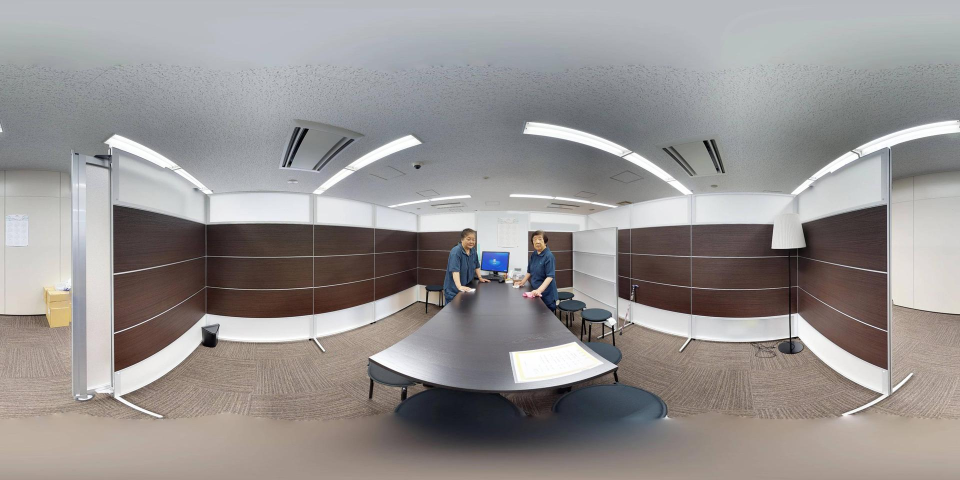
#> input picture bfov/eswa_frame/7PhJB.jpg, 1920 x 960 px (shown at 1/2 size)
$ python draw_bfov_7PhJB_orig.py
#> lines starting #> are read from the running program, lines starting #| are printed output that depends on the picture
### bfov/lib/ImageRecorder.py
#!/usr/bin/env python
# encoding: utf-8

import cv2
import numpy as np

from scipy.interpolate import RegularGridInterpolator as interp2d

class ImageRecorder(object):

    """
    Record normal view video given 360 degree video.
    """
    def __init__(self, sphereW, sphereH, view_angle_w=64, view_angle_h=64, long_side=640):
        self.sphereW = sphereW
        self.sphereH = sphereH
        fov_w, fov_h = view_angle_w, view_angle_h
        self._long_side = long_side

        if fov_w >= fov_h:
            self._imgW = long_side
            self._imgH = int(np.tan(fov_h / 360 * np.pi) * self._imgW / float(np.tan(fov_w / 360 * np.pi)))
        else:
            self._imgH = long_side
            self._imgW = int(np.tan(fov_w / 360 * np.pi) * self._imgH / float(np.tan(fov_h / 360 * np.pi)))
        TX, TY = self._meshgrid()
        R, ANGy = self._compute_radius(view_angle_w, TY)

        self._R = R
        self._ANGy = ANGy
        self._Z = TX

    def _meshgrid(self):
        """Construct mesh point
        :returns: TX, TY

        """
        if self._imgW >= self._imgH:
            offset = int((self._imgW - self._imgH)/2)
            TX, TY = np.meshgrid(range(self._imgW), range(offset, self._imgH + offset))
        else:
            offset = int((self._imgH - self._imgW)/2)
            TX, TY = np.meshgrid(range(offset, self._imgW + offset), range(self._imgH))

        TX = TX.astype(np.float64) - 0.5
        TX -= self._long_side/2

        TY = TY.astype(np.float64) - 0.5
        TY -= self._long_side/2
        return TX, TY

    def _compute_radius(self, view_angle, TY):
        _view_angle = np.pi * view_angle / 180.
        r = self._imgW/2 / np.tan(_view_angle/2)
        R = np.sqrt(np.power(TY, 2) + r**2)
        ANGy = np.arctan(-TY/r)

        return R, ANGy

    # [4 lines left out: function catch, not called in this run]

    def _sample_points(self, x, y, border_only=False):
        angle_x, angle_y = self._direct_camera(x, y, border_only)
        Px = (angle_x + np.pi) / (2*np.pi) * self.sphereW + 0.5
        Py = (np.pi/2 - angle_y) / np.pi * self.sphereH + 0.5
        INDx = Px < 1
        Px[INDx] += self.sphereW
        return Px, Py  # array

    def _direct_camera(self, rotate_x, rotate_y, border_only=False):
        if border_only:
            angle_y = np.hstack([self._ANGy[0,:], self._ANGy[-1,:], self._ANGy[:,0], self._ANGy[:,-1]]) + rotate_y
            Z = np.hstack([self._Z[0,:], self._Z[-1,:], self._Z[:,0], self._Z[:,-1]])
            R = np.hstack([self._R[0,:], self._R[-1,:], self._R[:,0], self._R[:,-1]])
        else:
            angle_y = self._ANGy + rotate_y
            Z = self._Z  # Z = TX
            R = self._R

        X = np.sin(angle_y) * R
        Y = - np.cos(angle_y) * R

        INDn = np.abs(angle_y) > np.pi/2

        angle_x = np.arctan(Z / -Y)
        RZY = np.linalg.norm(np.stack((Y, Z), axis=0), axis=0)
        angle_y = np.arctan(X / RZY)

        angle_x[INDn] += np.pi
        angle_x += rotate_x

        INDy = angle_y < -np.pi/2
        angle_y[INDy] = -np.pi -angle_y[INDy]
        angle_x[INDy] = angle_x[INDy] + np.pi

        INDx = angle_x <= -np.pi
        angle_x[INDx] += 2*np.pi
        INDx = angle_x > np.pi
        angle_x[INDx] -= 2*np.pi
        return angle_x, angle_y

    # [36 lines left out: functions _warp_image, draw_BFoV, not called in this run]

### bfov/eswa_frame/draw_bfov_7PhJB_orig.py
#!/usr/bin/env python3
"""
绘制图像 7PhJB.jpg 上的 person 和 chair 的原始 BFoV 标注及抖动效果图
参考 P2BFoV.py 中的提案抖动逻辑

使用方法：
conda run -n pointobb python draw_bfov_7PhJB_orig.py
"""

import os
import sys
import numpy as np
import cv2
import math

# 添加sphdet路径到Python路径
sys.path.append(os.path.join(os.path.dirname(__file__), '../../sphdet/visualizers'))
from ImageRecorder import ImageRecorder as BFoV

# 图像 7PhJB.jpg 的原始 BFoV 标注（硬编码）
# 格式: [category_id, theta, phi, fov_x, fov_y]
# theta: 经度 (-π ~ π) - 弧度
# phi: 纬度 (-π/2 ~ π/2) - 弧度
# fov_x: 水平视场角（弧度）
# fov_y: 垂直视场角（弧度）
BFoV_ANNOTATIONS = [
    [1, 0.14562590946327697, -0.011453723216212833, 0.3490658503988659, 0.4188790204786391],
    [8, 0.07363107781851078, -0.2503456645829367, 0.13962634015954636, 0.06981317007977318],
    [21, 0.0867210472084682, -0.15871587885323438, 0.20943951023931956, 0.2792526803190927],
    [25, 0.8492117641734908, -1.0750137361502572, 0.3490658503988659, 0.2792526803190927],
    [25, -0.14562590946327697, -1.0651962591077895, 0.3490658503988659, 0.2792526803190927],
    [25, -0.5743224069843842, -0.9179341034707679, 0.20943951023931956, 0.2792526803190927],
    [25, 0.8197593330460868, -0.7968518866136611, 0.20943951023931956, 0.2792526803190927],
    [25, 0.7870344095711929, -0.5710499146368947, 0.20943951023931956, 0.2792526803190927],
    [25, 0.6103198228067673, -0.502327575339618, 0.13962634015954636, 0.20943951023931956],
    [25, 0.5612324375944268, -0.36815538909255385, 0.13962634015954636, 0.06981317007977318],
    [25, -0.3027055421427664, -0.3779728661350221, 0.13962634015954636, 0.20943951023931956],
    [28, -2.541090307825494, -0.2372556951929793, 0.2792526803190927, 2.0943951023931953],
    [31, 0.1390809247682979, -0.2601631416254046, 0.06981317007977318, 0.06981317007977318],
    [34, -0.0801760625134895, -0.16853335589570229, 0.2792526803190927, 0.4886921905584123],
    [34, 0.3550654197025965, -0.1947132946756175, 0.2792526803190927, 0.5585053606381855],
    [36, 0.0703585854710216, -0.6594072080191075, 1.117010721276371, 0.8377580409572782],
]

# 类别名称映射
CATEGORY_NAMES = {
    0: 'toilet',
    1: 'board',
    2: 'mirror',
    3: 'bed',
    4: 'potted plant',
    5: 'book',
    6: 'clock',
    7: 'phone',
    8: 'keyboard',
    9: 'tv',
    10: 'fan',
    11: 'backpack',
    12: 'light',
    13: 'refrigerator',
    14: 'bathtub',
    15: 'wine glass',
    16: 'airconditioner',
    17: 'cabinet',
    18: 'sofa',
    19: 'bowl',
    20: 'sink',
    21: 'computer',
    22: 'cup',
    23: 'bottle',
    24: 'washer',
    25: 'chair',
    26: 'picture',
    27: 'window',
    28: 'door',
    29: 'heater',
    30: 'fireplace',
    31: 'mouse',
    32: 'oven',
    33: 'microwave',
    34: 'person',
    35: 'vase',
    36: 'table',
}

# 抖动参数（参考P2BFoV.py）
SHAKE_RATIO = 1.4  # 抖动比例（固定值）

# 扩展提案参数
SCALE_FACTORS = [2.0, 4.0]  # 面积尺度因子
ASPECT_RATIOS = [0.5, 1.0, 2.0]  # fovx/fovy比例

def constrain_spherical_coords(coords):
    """
    约束球面坐标在有效范围内
    参考 P2BFoV.py 中的实现

    参数:
    coords: 坐标张量，形状 [..., 2]，其中[...,0]是经度(lambda), [...,1]是纬度(phi)

    返回:
    约束后的坐标
    """
    # coords[..., 0] 是经度 lambda: [-π, π]
    # coords[..., 1] 是纬度 phi: [-π/2, π/2]

    # 获取经度和纬度
    lambda_coords = coords[..., 0]
    phi_coords = coords[..., 1]

    # 约束纬度 phi: [-π/2, π/2]
    # 使用取余运算处理纬度跨越
    phi_coords = np.mod(phi_coords + np.pi/2, np.pi) - np.pi/2

    # 约束经度 lambda: [-π, π]
    # 使用取余运算处理经度跨越
    lambda_coords = np.mod(lambda_coords + np.pi, 2*np.pi) - np.pi

    # 复制coords并更新
    constrained_coords = coords.copy()
    constrained_coords[..., 0] = lambda_coords
    constrained_coords[..., 1] = phi_coords

    return constrained_coords


def expand_proposals(proposals, scale_factors, aspect_ratios):
    """
    对BFoV提案进行尺度扩展

    参数:
    proposals: 提案列表，每个元素为 [category_id, theta, phi, fov_x, fov_y]
    scale_factors: 面积尺度因子列表（相对于当前面积）
    aspect_ratios: fovx/fovy比例列表

    返回:
    expanded_proposals: 扩展后的提案列表
    """
    expanded_proposals = []

    for proposal in proposals:
        category_id, theta, phi, fov_x, fov_y = proposal

        # 当前面积
        current_area = fov_x * fov_y

        # 生成所有尺度和比例的组合
        for scale in scale_factors:
            for aspect_ratio in aspect_ratios:
                # 新面积 = scale * 当前面积
                new_area = scale * current_area

                # 根据比例计算新的fov_x和fov_y
                # fov_x / fov_y = aspect_ratio
                # fov_x * fov_y = new_area
                # => fov_x = sqrt(aspect_ratio * new_area)
                # => fov_y = fov_x / aspect_ratio
                new_fov_x = np.sqrt(aspect_ratio * new_area)
                new_fov_y = new_fov_x / aspect_ratio

                # 确保FOV不超过pi
                new_fov_x = min(new_fov_x, np.pi - 1e-6)
                new_fov_y = min(new_fov_y, np.pi - 1e-6)

                expanded_proposals.append([category_id, theta, phi, new_fov_x, new_fov_y])

    return expanded_proposals


def shake_bfov_proposals_horizontal(proposals, ratio):
    """
    对BFoV提案进行水平抖动（左/右）（参考P2BFoV.py的fine_proposals_from_cfg函数）

    参数:
    proposals: 提案列表，每个元素为 [category_id, theta, phi, fov_x, fov_y]
    ratio: 抖动比例（单个值）

    返回:
    shaken_proposals: 抖动后的提案列表，只包含左右抖动提案（不包含原始提案）
    """
    shaken_proposals = []

    for proposal in proposals:
        category_id, lambda0, phi0, fov_x, fov_y = proposal

        # ========== 水平抖动（左/右）：沿着纬线方向 ==========
        alpha = ratio * fov_x  # 水平抖动角度

        # 计算新纬度 phi2
        sin_phi2 = np.sin(phi0) * np.cos(alpha)
        # 限制范围避免浮点误差
        sin_phi2 = np.clip(sin_phi2, -1.0 + 1e-6, 1.0 - 1e-6)
        phi2 = np.arcsin(sin_phi2)

        # 计算经度变化量 delta_lambda
        cos_phi0 = np.cos(phi0) + 1e-8  # 避免除零
        delta_lambda = np.arctan2(np.sin(alpha), cos_phi0 * np.cos(alpha))

        # 左抖动和右抖动
        lambda2_l = lambda0 + delta_lambda  # 向左
        lambda2_r = lambda0 - delta_lambda  # 向右

        # 创建左右抖动后的坐标
        shaken_centers = [
            [lambda2_l, phi2],   # 左
            [lambda2_r, phi2],   # 右
        ]

        # 约束坐标到有效范围
        for shaken_center in shaken_centers:
            shaken_center = constrain_spherical_coords(np.array([shaken_center]))[0]
            shaken_proposals.append([category_id, shaken_center[0], shaken_center[1], fov_x, fov_y])

    return shaken_proposals


def shake_bfov_proposals_vertical(proposals, ratio):
    """
    对BFoV提案进行垂直抖动（上/下）（参考P2BFoV.py的fine_proposals_from_cfg函数）

    参数:
    proposals: 提案列表，每个元素为 [category_id, theta, phi, fov_x, fov_y]
    ratio: 抖动比例（单个值）

    返回:
    shaken_proposals: 抖动后的提案列表，只包含上下抖动提案（不包含原始提案）
    """
    shaken_proposals = []

    for proposal in proposals:
        category_id, lambda0, phi0, fov_x, fov_y = proposal

        # ========== 垂直抖动（上/下）：沿着经线方向 ==========
        phi_t = phi0 + ratio * fov_y  # 向上
        phi_d = phi0 - ratio * fov_y  # 向下

        # 创建上下抖动后的坐标
        shaken_centers = [
            [lambda0, phi_t],    # 上
            [lambda0, phi_d],    # 下
        ]

        # 约束坐标到有效范围
        for shaken_center in shaken_centers:
            shaken_center = constrain_spherical_coords(np.array([shaken_center]))[0]
            shaken_proposals.append([category_id, shaken_center[0], shaken_center[1], fov_x, fov_y])

    return shaken_proposals


def draw_bfov_on_image(img, bfov_annotations, img_w, img_h):
    """
    在图像上绘制多个BFoV

    参数:
    img: 输入图像
    bfov_annotations: BFoV标注列表
    img_w: 图像宽度
    img_h: 图像高度

    返回:
    img: 绘制后的图像
    """
    category_colors = {
        25: (0, 255, 255), # chair - 黄色
        34: (128, 0, 0),   # person - 深蓝色
    }

    for i, ann in enumerate(bfov_annotations):
        category_id, theta, phi, fov_x, fov_y = ann

        theta_deg = theta * 180 / np.pi
        phi_deg = phi * 180 / np.pi
        fov_x_deg = fov_x * 180 / np.pi
        fov_y_deg = fov_y * 180 / np.pi

        category_name = CATEGORY_NAMES.get(category_id, f'category_{category_id}')

        print(f"  绘制BFoV {i+1}: {category_name}")
        print(f"    中心: ({theta_deg:.2f}°, {phi_deg:.2f}°)")
        print(f"    FOV:  ({fov_x_deg:.2f}° x {fov_y_deg:.2f}°)")

        color = category_colors.get(category_id, (128, 128, 128))

        try:
            bfov = BFoV(img_w, img_h,
                       view_angle_w=fov_x_deg,
                       view_angle_h=fov_y_deg,
                       long_side=img_w)

            px, py = bfov._sample_points(theta, phi, border_only=True)

            for j in range(px.shape[0]):
                x, y = int(px[j]), int(py[j])
                if 0 <= y < img_h and 0 <= x < img_w:
                    cv2.circle(img, (x, y), 1, color, -1, lineType=cv2.LINE_AA)

        except Exception as e:
            print(f"  绘制BFoV {i+1}失败: {e}")
            import traceback
            traceback.print_exc()

    return img


def main():
    img_path = './7PhJB.jpg'

    # 创建输出文件夹
    output_dir = './bfov_shaken_output'
    if not os.path.exists(output_dir):
        os.makedirs(output_dir)
        print(f"创建输出文件夹: {os.path.abspath(output_dir)}")

    output_path_orig = os.path.join(output_dir, '7PhJB_bfov_orig.jpg')
    output_path_horizontal = os.path.join(output_dir, '7PhJB_bfov_shaken_horizontal.jpg')
    output_path_vertical = os.path.join(output_dir, '7PhJB_bfov_shaken_vertical.jpg')

    if not os.path.exists(img_path):
        print(f"错误: 图像文件不存在: {img_path}")
        return

    img = cv2.imread(img_path)
#> img is the input picture: shape (960, 1920, 3); mean B, G, R 145.2, 146.2, 150.3
    if img is None:
        print(f"错误: 无法读取图像: {img_path}")
        return

    img_h, img_w = img.shape[:2]
#> img_h = 960; img_w = 1920
    print(f"图像尺寸: {img_w} x {img_h}")
#| 图像尺寸: 1920 x 960

    # 只绘制一个 person (34) 和一个 chair (25) 的原始标注
    # 将fov_x和fov_y都乘以0.5（缩小一半）
    person_ann = BFoV_ANNOTATIONS[13].copy()
    chair_ann = BFoV_ANNOTATIONS[3].copy()

    # person的FOV缩小一半
    person_ann[3] *= 0.5  # fov_x
    person_ann[4] *= 0.5  # fov_y

    # chair的FOV缩小一半
    chair_ann[3] *= 0.5  # fov_x
    chair_ann[4] *= 0.5  # fov_y

    selected_annotations = [
        person_ann,   # person (FOV缩小一半)
        chair_ann,    # chair (FOV缩小一半)
    ]

    print(f"原始标注总数: {len(BFoV_ANNOTATIONS)}")
    print(f"选择的标注数量: {len(selected_annotations)} (1 person + 1 chair)")
    print(f"抖动比例: {SHAKE_RATIO}")
    print(f"尺度因子: {SCALE_FACTORS}")
    print(f"宽高比: {ASPECT_RATIOS}")

    # ========== 绘制原始BFoV（带扩展提案）==========
    print("\n=== 绘制原始BFoV（带扩展提案）===")
    # 对原始提案进行尺度扩展
    expanded_orig_proposals = expand_proposals(selected_annotations, SCALE_FACTORS, ASPECT_RATIOS)
    print(f"扩展后提案数: {len(expanded_orig_proposals)} (每个原始提案 × {len(SCALE_FACTORS)}尺度 × {len(ASPECT_RATIOS)}比例)")

    img_with_orig = draw_bfov_on_image(img.copy(), expanded_orig_proposals, img_w, img_h)
    cv2.imwrite(output_path_orig, img_with_orig)
    print(f"原始BFoV扩展图像保存到: {os.path.abspath(output_path_orig)}")

    # ========== 对每个BFoV进行水平抖动（左/右）==========
    print("\n=== 对每个BFoV进行水平抖动（左/右）===")
    all_horizontal_shaken = []

    for i, proposal in enumerate(selected_annotations):
        category_id = proposal[0]
        category_name = CATEGORY_NAMES.get(category_id, f'category_{category_id}')
        print(f"\n原始提案 {i+1}: {category_name}")
        print(f"  中心: ({proposal[1]*180/np.pi:.2f}°, {proposal[2]*180/np.pi:.2f}°)")
        print(f"  FOV:  ({proposal[3]*180/np.pi:.2f}° x {proposal[4]*180/np.pi:.2f}°)")

        # 使用原始FOV进行抖动（得到抖动后的中心位置）
        shaken_centers = shake_bfov_proposals_horizontal([proposal], SHAKE_RATIO)

        # 对每个抖动后的中心，应用所有尺度扩展
        for shaken_center in shaken_centers:
            shaken_proposal = shaken_center.copy()
            # 扩展提案：保持抖动后的中心，改变FOV大小
            expanded_proposals = expand_proposals([shaken_proposal], SCALE_FACTORS, ASPECT_RATIOS)
            all_horizontal_shaken.extend(expanded_proposals)

        print(f"  左右抖动提案数: {len(shaken_centers) * len(SCALE_FACTORS) * len(ASPECT_RATIOS)} (2方向 × {len(SCALE_FACTORS)}尺度 × {len(ASPECT_RATIOS)}比例)")

    # ========== 绘制水平抖动后的BFoV ==========
    print(f"\n=== 绘制水平抖动后的BFoV ===")
    print(f"总提案数: {len(all_horizontal_shaken)}")

    img_with_horizontal = draw_bfov_on_image(img.copy(), all_horizontal_shaken, img_w, img_h)
#> call 2 of draw_bfov_on_image, with img_w = 1920, img_h = 960
#> after the loop in draw_bfov_on_image (call 2), `for i, ann in enumerate(bfov_annotations):`:
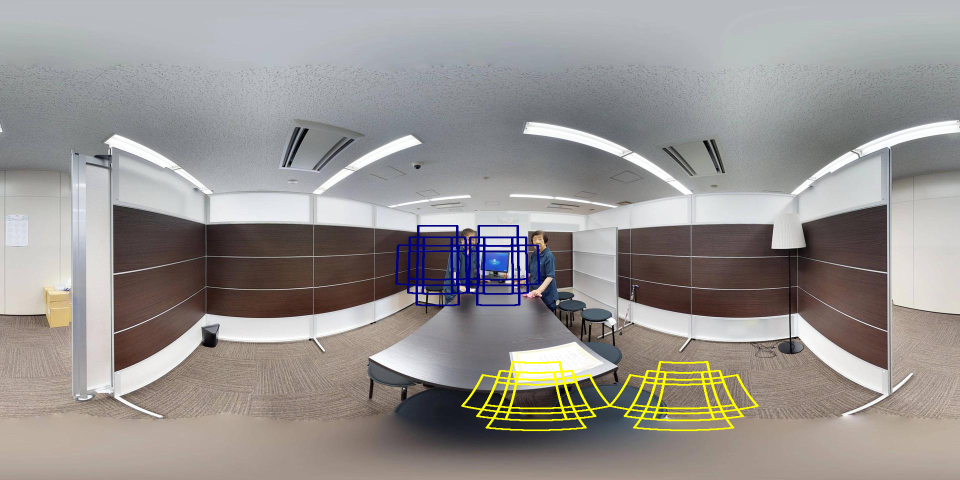
#> img: shape (960, 1920, 3) (shown at 1/2 size); mean of channels 0, 1, 2 144.2, 146.7, 150.8; drawn as B, G, R
    cv2.imwrite(output_path_horizontal, img_with_horizontal)
    print(f"水平抖动后BFoV图像保存到: {os.path.abspath(output_path_horizontal)}")

    # ========== 对每个BFoV进行垂直抖动（上/下）==========
    print("\n=== 对每个BFoV进行垂直抖动（上/下）===")
    all_vertical_shaken = []

    for i, proposal in enumerate(selected_annotations):
        category_id = proposal[0]
        category_name = CATEGORY_NAMES.get(category_id, f'category_{category_id}')
        print(f"\n原始提案 {i+1}: {category_name}")
        print(f"  中心: ({proposal[1]*180/np.pi:.2f}°, {proposal[2]*180/np.pi:.2f}°)")
        print(f"  FOV:  ({proposal[3]*180/np.pi:.2f}° x {proposal[4]*180/np.pi:.2f}°)")

        # 使用原始FOV进行抖动（得到抖动后的中心位置）
        shaken_centers = shake_bfov_proposals_vertical([proposal], SHAKE_RATIO)

        # 对每个抖动后的中心，应用所有尺度扩展
        for shaken_center in shaken_centers:
            shaken_proposal = shaken_center.copy()
            # 扩展提案：保持抖动后的中心，改变FOV大小
            expanded_proposals = expand_proposals([shaken_proposal], SCALE_FACTORS, ASPECT_RATIOS)
            all_vertical_shaken.extend(expanded_proposals)

        print(f"  上下抖动提案数: {len(shaken_centers) * len(SCALE_FACTORS) * len(ASPECT_RATIOS)} (2方向 × {len(SCALE_FACTORS)}尺度 × {len(ASPECT_RATIOS)}比例)")

    # ========== 绘制垂直抖动后的BFoV ==========
    print(f"\n=== 绘制垂直抖动后的BFoV ===")
    print(f"总提案数: {len(all_vertical_shaken)}")

    img_with_vertical = draw_bfov_on_image(img.copy(), all_vertical_shaken, img_w, img_h)
#> call 3 of draw_bfov_on_image, with img_w = 1920, img_h = 960
#> after the loop in draw_bfov_on_image (call 3), `for i, ann in enumerate(bfov_annotations):`:
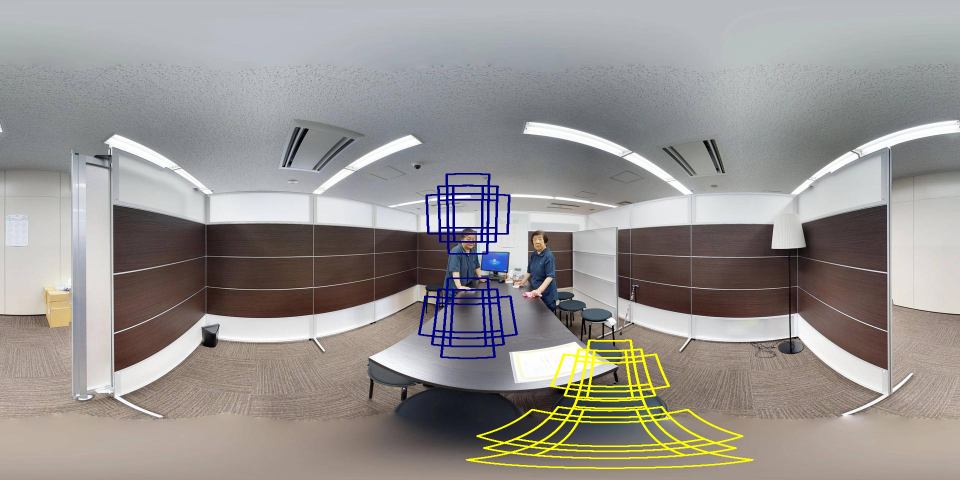
#> img: shape (960, 1920, 3) (shown at 1/2 size); mean of channels 0, 1, 2 143.7, 146.7, 150.9; drawn as B, G, R
    cv2.imwrite(output_path_vertical, img_with_vertical)
    print(f"垂直抖动后BFoV图像保存到: {os.path.abspath(output_path_vertical)}")

    print("\n处理完成！")

if __name__ == '__main__':
    main()
